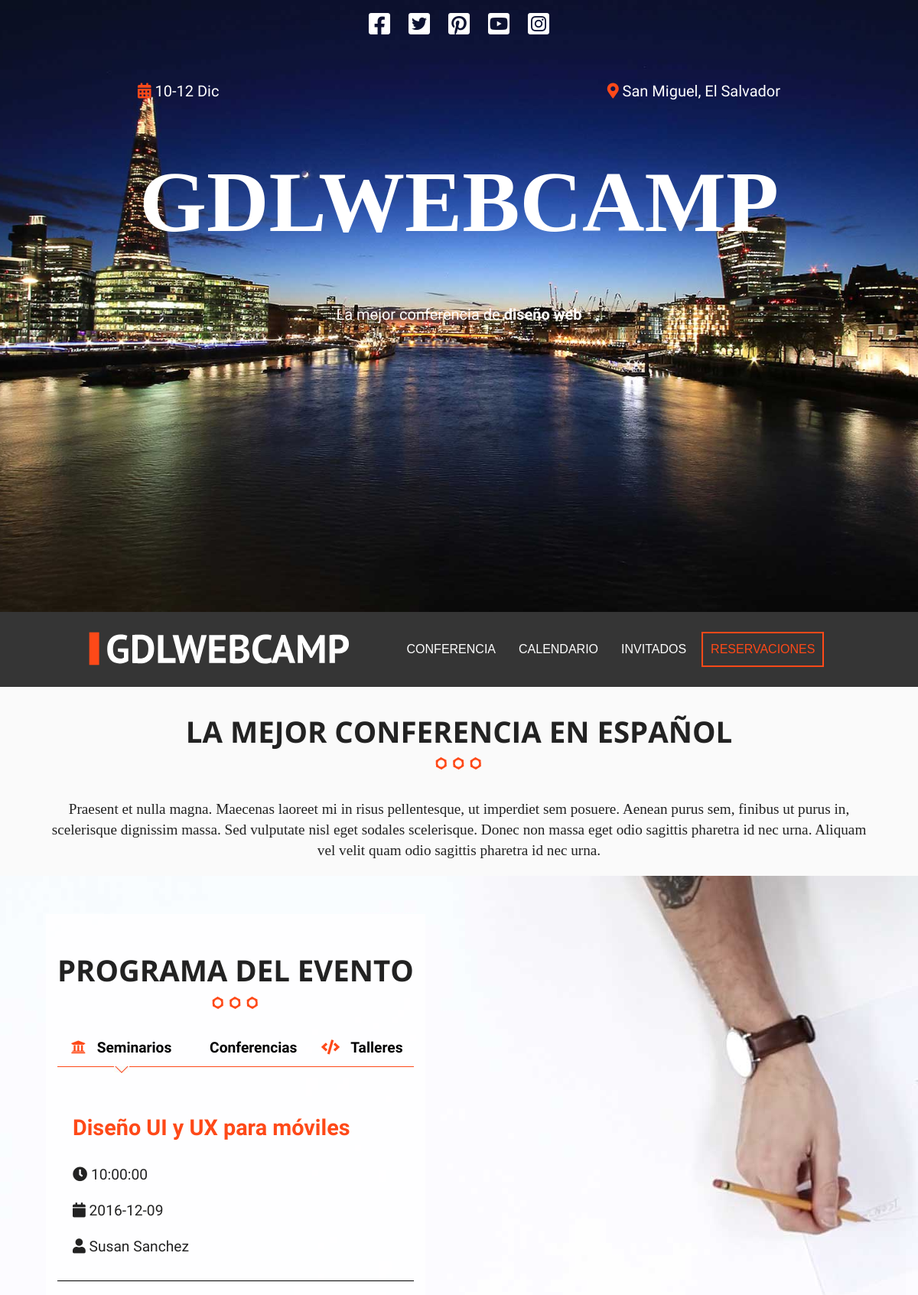
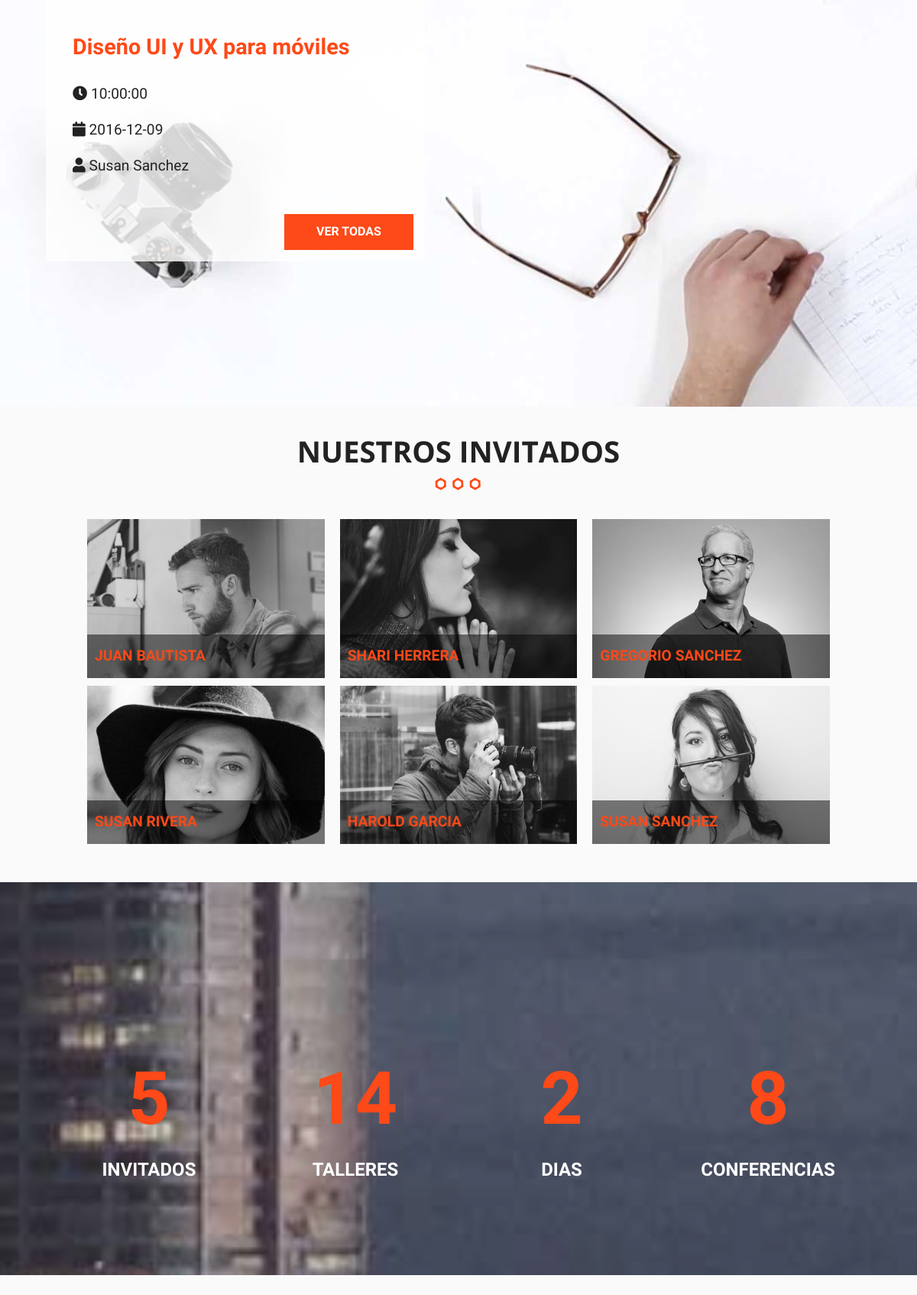
The page / (upper part) on the database its author committed (2 pictures, top to bottom).
### tables this page shows
CREATE TABLE `categoria_eventos` (
  `id_categoria` tinyint(10) NOT NULL,
  `categoria_evento` varchar(50) NOT NULL,
  `icono` varchar(15) NOT NULL
);

CREATE TABLE `eventos` (
  `evento_id` tinyint(10) NOT NULL,
  `nombre_evento` varchar(70) NOT NULL,
  `fecha_evento` date NOT NULL,
  `hora_evento` time NOT NULL,
  `id_categoria` tinyint(10) NOT NULL,
  `id_invitado` tinyint(4) NOT NULL,
  `clave` varchar(10) NOT NULL
);

CREATE TABLE `invitados` (
  `id_invitado` tinyint(4) NOT NULL,
  `nombre_invitado` varchar(30) NOT NULL,
  `apellido_invitado` varchar(30) NOT NULL,
  `descripcion` text NOT NULL,
  `url_imagen` varchar(50) NOT NULL
);

### includes/funciones/conexion.php (called while the page is built, shortened)
<?php
    $eventoId = "evento_id";
    $nombreEvento = "nombre_evento";
    $fechaEvento = "fecha_evento";
    $horaEvento = "hora_evento";
    $categoriaEvento = "categoria_evento";
    $nombreInvitado = "nombre_invitado";
    $apellidoInvitado = "apellido_invitado";
    $categoriaId = "id_categoria";
    $invitadosId = "id_invitado";
    $icono = "icono";
?>

### index.php (the view, shortened to what this page needs)
  <?php include_once("includes/templates/header.php") ?>
  <section class="seccion contenedor">
    <h2>La mejor conferencia en español</h2>
    <p>
      Praesent et nulla magna. Maecenas laoreet mi in risus pellentesque, ut imperdiet sem posuere. Aenean purus sem,
      finibus ut purus in, scelerisque dignissim massa. Sed vulputate nisl eget sodales scelerisque. Donec non massa
      eget odio sagittis pharetra id nec urna. Aliquam vel velit quam odio sagittis pharetra id nec urna.
    </p>
  </section>
  <section class="programa">
    <div class="contenedor-video">
      <video loop autoplay poster="img/bg-talleres.jpg">
        <source src="video/video.mp4" type="video/mp4">
        <source src="video/video.webm" type="video/webm" type="video/webm">
        <source src="video/video.ogv" type="video/ogv">
      </video>
    </div>
    <div class="contenido-programa">
      <div class="contenedor">
        <div class="programa-evento">
          <h2>Programa del evento</h2>
          <?php
            try {
                require_once("includes/funciones/conexion.php");
                $sql = "SELECT * FROM categoria_eventos";
                $resultado = $conn->query($sql);
            } catch(\Exception $exception) {
                echo $exception->getMessage();
            }
        ?>
          <nav class="menu-programa">
            <?php while($categoria = $resultado->fetch_array(MYSQLI_ASSOC)) {  ?>
              <a href="#<?php echo strtolower($categoria['categoria_evento']); ?>">
              <i class="fas <?php echo $categoria['icono']; ?>" aria-hidden="true"></i> <?php echo $categoria["categoria_evento"]; ?> </a>
             <?php } ?>
          </nav>
          <?php
            try {
                require_once("includes/funciones/conexion.php");
                $sql = "SELECT {$eventoId}, {$nombreEvento}, {$fechaEvento}, {$horaEvento}, {$categoriaEvento},{$icono} , {$nombreInvitado}, {$apellidoInvitado} FROM eventos INNER JOIN categoria_eventos ON eventos.{$categoriaId} = categoria_eventos.{$categoriaId} INNER JOIN invitados ON eventos.{$invitadosId} = invitados.{$invitadosId} AND eventos.{$categoriaId} = 1 ORDER BY {$eventoId} LIMIT 2;";
                $sql .= "SELECT {$eventoId}, {$nombreEvento}, {$fechaEvento}, {$horaEvento}, {$categoriaEvento},{$icono} , {$nombreInvitado}, {$apellidoInvitado} FROM eventos INNER JOIN categoria_eventos ON eventos.{$categoriaId} = categoria_eventos.{$categoriaId} INNER JOIN invitados ON eventos.{$invitadosId} = invitados.{$invitadosId} AND eventos.{$categoriaId} = 2 ORDER BY {$eventoId} LIMIT 2;";
                $sql .= "SELECT {$eventoId}, {$nombreEvento}, {$fechaEvento}, {$horaEvento}, {$categoriaEvento},{$icono} , {$nombreInvitado}, {$apellidoInvitado} FROM eventos INNER JOIN categoria_eventos ON eventos.{$categoriaId} = categoria_eventos.{$categoriaId} INNER JOIN invitados ON eventos.{$invitadosId} = invitados.{$invitadosId} AND eventos.{$categoriaId} = 3 ORDER BY {$eventoId} LIMIT 2;";
                $resultado = $conn->multi_query($sql);
            } catch(\Exception $exception) {
                echo $exception->getMessage();
            }
          ?>
          <?php
            do{
              $resultado = $conn->store_result();
              $row = $resultado->fetch_all(MYSQLI_ASSOC);
          ?>
              <?php $i = 0; ?>
              <?php foreach($row as $evento): ?>
              <?php if($i % 2 == 0) { ?>
                <div id="<?php echo strtolower($evento['categoria_evento']); ?>" class="info-curso ocultar clearfix">
              <?php } ?>
                <div class="detalle-evento">
                  <h3><?php echo $evento["nombre_evento"]; ?></h3>
                  <p><i class="fas fa-clock" aria-hidden="true"></i> <?php echo $evento["hora_evento"]; ?></p>
                  <p><i class="fas fa-calendar" aria-hidden="true"></i> <?php echo $evento["fecha_evento"]; ?></p>
                  <p><i class="fas fa-user" aria-hidden="true"></i> <?php echo $evento["nombre_invitado"]." ".$evento["apellido_invitado"]; ?></p>
                </div>
              <?php if($i % 2 == 1) { ?>
                <a href="calendario.php" class="button float-right">Ver todas</a>
                </div>
              <?php } ?>
              <?php $i++; ?>
              <?php endforeach; ?>
          <?php
            } while($conn->more_results() && $conn->next_result());
          ?>
        </div>
      </div>
  </section>
  <?php include_once("includes/templates/invitadosBD.php") ?>
  <div class="contador parallax">
    <div class="contenedor">
      <ul class="resumen-evento">
        <li>
          <p class="numero"></p> Invitados
        </li>
        <li>
          <p class="numero"></p> Talleres
        </li>
        <li>
          <p class="numero"></p> Dias
        </li>
        <li>
          <p class="numero"></p> Conferencias
        </li>
      </ul>
    </div>
  </div>
</body>
</html>

### includes/templates/invitadosBD.php (shortened to what this page needs)
<section class="seccion contenedor">
    <h2>Nuestros Invitados</h2>
    <?php
        try {
            require_once("includes/funciones/conexion.php");
            $sql = "SELECT * FROM invitados ";
            $resultado = $conn->query($sql);
        } catch(\Exception $exception) {
            echo $exception->getMessage();
        }
    ?>
        <section class="invitados contenedor seccion">
            <ul class="lista-invitados">
                <?php
                    while($invitados = $resultado->fetch_assoc()) { ?>
                            <li>
                                <a class="invitado-info" href="#invitado<?php echo $invitados['id_invitado']; ?>">
                                    <div class="invitado">
                                        <img src="img/invitados/<?php echo $invitados["url_imagen"]; ?>" alt="imagen invitado">
                                        <p><?php echo $invitados["nombre_invitado"]." ".$invitados["apellido_invitado"]; ?></p>
                                    </div>
                                </a>
                            </li>
                <?php
                    }
                ?>
            </ul>
        </section>
</section>

### css/main.css (style rules this page uses)
html { color: #222; font-size: 1em; line-height: 1.4; }
audio, canvas, iframe, img, svg, video { vertical-align: middle; }
html { box-sizing: border-box; }
*, *:before, *:after { box-sizing: inherit; }
body { background-color: #fafafa; }
h2 { font-family: 'Open Sans', sans-serif; font-size: 2.4em; text-transform: uppercase; text-align: center; font-weight: bold; }
h2::after { content: ''; margin: 0 auto; background-image: url("../img/separador.png"); width: 100px; height: 30px; display: block; }
h3 { font-family: 'PT Sans', sans-serif; font-size: 1.8em; color: #fe4918; }
.button { display: inline-flex; font-family: 'Oswald', sans-serif; text-transform: uppercase; margin-top: 20px; color: #FFFFFF; font-weight: bold; text-decoration; background: #fe4918; padding: 10px 40px; font-size: 1em; text-decoration: none; transition: all 300ms; border: 2px solid #fe4918; }
.float-right { float: right; }
.clearfix { clear: both; }
.contenedor { width: 98%; margin: 0px auto; max-width: 1300px;; }
ul { padding: 0; margin: 0; list-style: none; }
@media only screen and (min-width: 480px) { .contenedor { width: 95%; margin: 0px auto; } }
@media only screen and (min-width: 768px) { .contenedor { width: 90%; margin: 0px auto; } }
div.contenedor { display: flex; justify-content: space-between; }
.seccion p { font-size: 1.2em; text-align: center; }
section.programa { position: relative; }
div.contenedor-video { max-width: 100%; overflow-x: hidden; }
div.contenido-programa { position: absolute; top: 0; left: 0; width: 100%; height: 100%; margin-top: 50px; }
div.programa-evento { background-color: rgba(255, 255, 255, 0.8); padding: 15px; }
nav.menu-programa { width: 100%; }
@media only screen and (min-width: 768px) { nav.menu-programa { display: table; } }
nav.menu-programa a { display: block; text-align: center; color: #000000; text-decoration: none; font-family: 'Oswald', sans-serif; font-size: 1.2em; font-weight: bold; position: relative; padding-bottom: 10px; border-bottom: 1px solid #fe4918; }
nav.menu-programa a.activo::after { position: absolute; content: ""; right: 0; left: 0; margin-left: auto; margin-right: auto; background-image: url("../img/talleres-flecha.jpg"); background-position: top center; background-repeat: no-repeat; height: 20px; width: 30px; bottom: -20px; }
@media only screen and (min-width: 768px) { nav.menu-programa a { display: table-cell; } }
nav.menu-programa a i { color: #fe4918; margin-right: 10px; }
div.detalle-evento { margin-top: 20px; padding: 10px 20px; border-bottom: 1px solid black; }
div.ocultar { display: none; }
div.detalle-evento:last-of-type { border-bottom: none; }
div.detalle-evento p { font-size: 1.2em; margin-bottom: 20px; font-family: 'PT Sans', sans-serif; }
section.invitados { margin-bottom:50px; }
ul.lista-invitados { display: grid; grid-template-columns: 1fr; grid-row-gap: 10px; }
@media only screen and (min-width: 480px) { ul.lista-invitados { grid-template-columns: repeat(2, 1fr); grid-column-gap: 20px; } }
@media only screen and (min-width: 768px) { ul.lista-invitados { grid-template-columns: repeat(3, 1fr); } }
div.invitado { position: relative; overflow: hidden; }
div.invitado img { max-width: 100%; filter: gray; filter: grayscale(1); transition: all 500ms; width: 100%; }
div.invitado p { position: absolute; bottom: 0; left: 0; padding: 15px 10px; margin: 0; background-color: rgba(0, 0, 0, 0.5); color: #fe4918; width: 100%; text-align: left; font-family: 'Oswald', sans-serif; font-weight: bold; text-transform: uppercase; transition: all 500ms; }
.parallax::before { width: 100%; height: 100%; position: absolute; top: 0; left: 0; background-repeat: no-repeat; background-size: cover; background-position: center center; background-attachment: fixed; filter: brightness(0.8); }
div.contador { position: relative; height: auto; }
div.contador::before { background-image: url("../img/bg-resumen.jpg"); content: ''; }
ul.resumen-evento { display: grid; grid-template-columns: repeat(2, 1fr); position: relative; padding: 120px 0; width: 100%; }
ul.resumen-evento li { text-align: center; color: #FFFFFF; text-transform: uppercase; font-family: 'Oswald', sans-serif; font-weight: bold; font-size: 24px; }
@media only screen and (min-width: 768px) { ul.resumen-evento { grid-template-columns: repeat(4, 1fr); } }
p.numero { font-size: 4em; color: #fe4918; margin-bottom: 10px; display: block; }
.clearfix:before, .clearfix:after { content: " "; display: table; }
.clearfix:after { clear: both; }

### rows shown on the page
categoria_eventos: categoria_evento "Seminarios"
categoria_eventos: categoria_evento "Conferencias"
categoria_eventos: categoria_evento "Talleres"
eventos: nombre_evento "Diseño UI y UX para móviles", hora_evento "10:00:00", fecha_evento "2016-12-09", id_invitado.nombre_invitado "Susan", id_invitado.apellido_invitado "Sanchez"
eventos: nombre_evento "Diseño UI y UX para móviles", hora_evento "10:00:00", fecha_evento "2016-12-09", id_invitado.nombre_invitado "Susan", id_invitado.apellido_invitado "Sanchez", shows "VER TODAS"
invitados: url_imagen (picture), nombre_invitado "JUAN", apellido_invitado "BAUTISTA"
invitados: url_imagen (picture), nombre_invitado "SHARI", apellido_invitado "HERRERA"
invitados: url_imagen (picture), nombre_invitado "GREGORIO", apellido_invitado "SANCHEZ"
invitados: url_imagen (picture), nombre_invitado "SUSAN", apellido_invitado "RIVERA"
invitados: url_imagen (picture), nombre_invitado "HAROLD", apellido_invitado "GARCIA"
invitados: url_imagen (picture), nombre_invitado "SUSAN", apellido_invitado "SANCHEZ"
